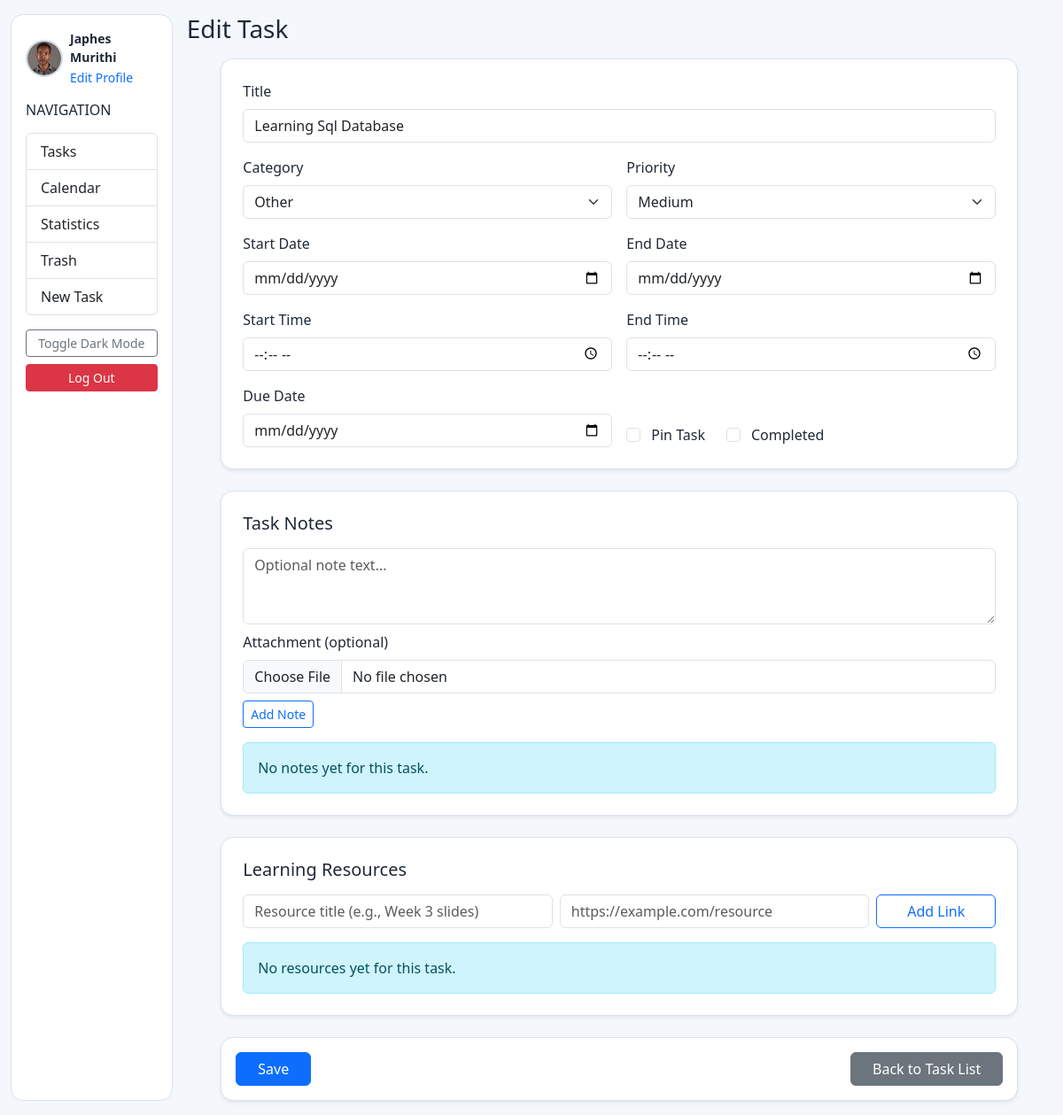
Page /todo/task/update/26/ (signed in) on the earlier database version.
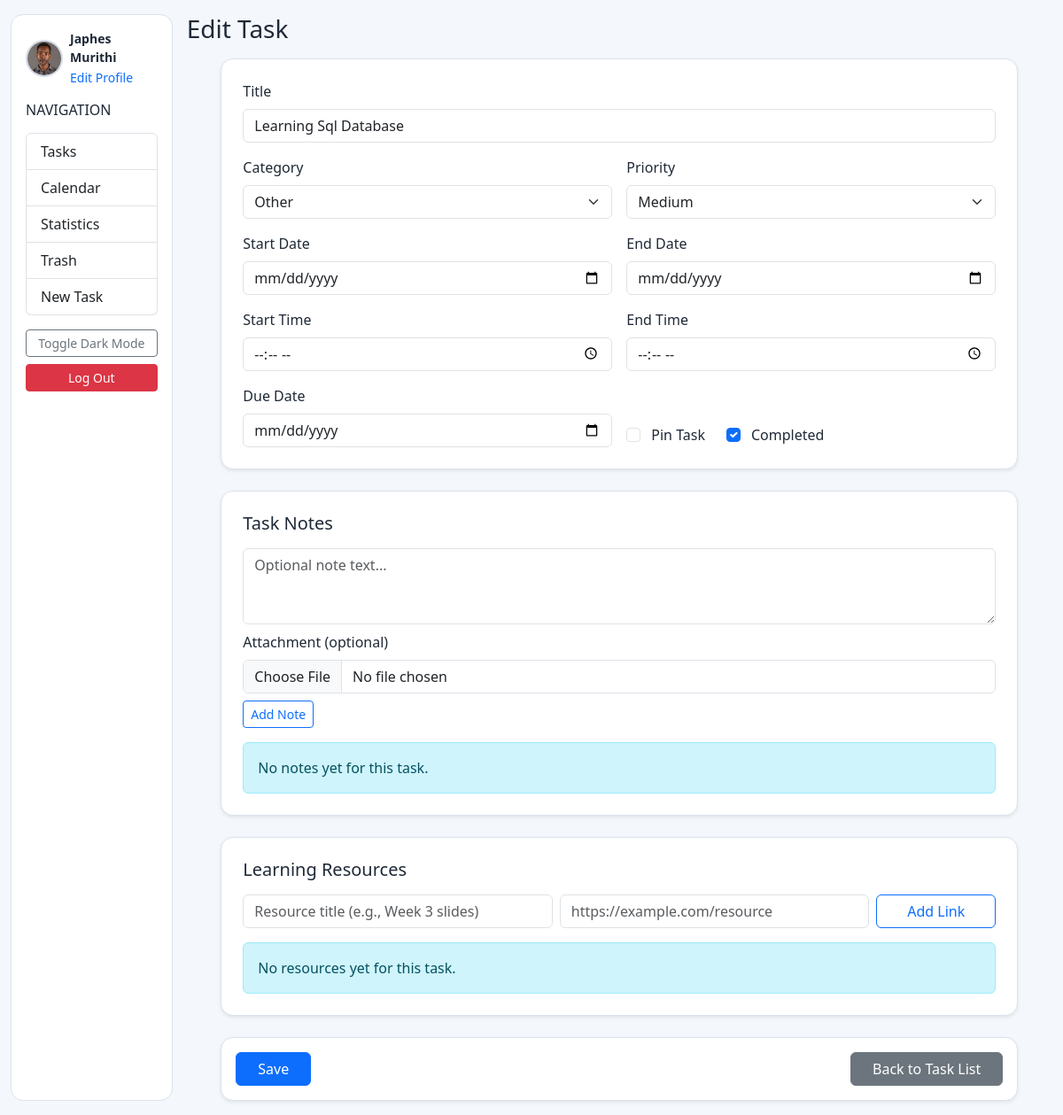
Same page on the later database version.
### todo/models.py (models this page shows, shortened)
class Task(models.Model):
    CATEGORY_PERSONAL = 'personal'
    CATEGORY_WORK = 'work'
    CATEGORY_STUDY = 'study'
    CATEGORY_HEALTH = 'health'
    CATEGORY_OTHER = 'other'
    CATEGORY_CHOICES = [
        (CATEGORY_PERSONAL, 'Personal'),
        (CATEGORY_WORK, 'Work'),
        (CATEGORY_STUDY, 'Study'),
        (CATEGORY_HEALTH, 'Health'),
        (CATEGORY_OTHER, 'Other'),
    ]
    PRIORITY_LOW = 'low'
    PRIORITY_MEDIUM = 'medium'
    PRIORITY_HIGH = 'high'
    PRIORITY_CHOICES = [
        (PRIORITY_LOW, 'Low'),
        (PRIORITY_MEDIUM, 'Medium'),
        (PRIORITY_HIGH, 'High'),
    ]
    owner = models.ForeignKey(
        settings.AUTH_USER_MODEL,
        on_delete=models.CASCADE,
        related_name='tasks',
        null=True,
        blank=True
    )
    title = models.CharField(max_length=100)
    category = models.CharField(max_length=20, choices=CATEGORY_CHOICES, default=CATEGORY_OTHER)
    priority = models.CharField(max_length=20, choices=PRIORITY_CHOICES, default=PRIORITY_MEDIUM)
    start_date = models.DateField(null=True)
    end_date = models.DateField(null=True)
    start_time = models.TimeField(null=True, blank=True)
    end_time = models.TimeField(null=True, blank=True)
    due_date = models.DateField(null=True, blank=True)
    is_pinned = models.BooleanField(default=False)
    is_deleted = models.BooleanField(default=False)
    completed = models.BooleanField(default=False)
    completed_at = models.DateTimeField(null=True, blank=True)

### todo/views.py (the view)
# urls.py: path('task/update/<int:pk>/', views.task_update, name='task_update'),
@login_required
def task_update(request, pk):
    task = get_object_or_404(Task, pk=pk, owner=request.user, is_deleted=False)
    if request.method == "POST":
        form = TaskForm(request.POST, instance=task)
        if form.is_valid():
            form.save()
            return redirect('task_list')
    else:
            form = TaskForm(instance=task)
    note_form = TaskNoteForm()
    resource_form = TaskResourceForm()
    return render(request, 'todo/task_form.html', {
        'form': form,
        'task': task,
        'note_form': note_form,
        'resource_form': resource_form,
        'notes': task.notes.all(),
        'resources': task.resources.all(),
    })

### todo/forms.py (shortened to what this page needs)
class TaskNoteForm(forms.ModelForm):
    MAX_ATTACHMENT_SIZE = 10 * 1024 * 1024  # 10 MB
    ALLOWED_ATTACHMENT_EXTENSIONS = {
        '.pdf', '.doc', '.docx', '.txt', '.md',
        '.jpg', '.jpeg', '.png', '.gif', '.webp',
        '.ppt', '.pptx', '.xls', '.xlsx', '.csv'
    }
    class Meta:
        model = TaskNote
        fields = ['content', 'attachment']
        widgets = {
            'content': forms.Textarea(attrs={
                'class': 'form-control',
                'rows': 3,
                'placeholder': 'Optional note text...',
            }),
            'attachment': forms.ClearableFileInput(attrs={
                'class': 'form-control',
            }),
        }

### todo/templates/todo/task_form.html (shortened to what the changed rows need)
<!DOCTYPE html>
<html lang="en">
<head>
    <link href="https://cdn.jsdelivr.net/npm/bootstrap@5.3.3/dist/css/bootstrap.min.css" rel="stylesheet">
</head>
<body>
    <div class="container-fluid py-3">
        <div class="row g-3">
            <aside class="col-12 col-lg-3 col-xl-2">
                {% include 'todo/_sidebar.html' %}
            </aside>
            <main class="col-12 col-lg-9 col-xl-10">
        <div class="d-flex justify-content-between align-items-center mb-3">
            <h1 class="h3 mb-0">{% if form.instance.pk %}Edit Task{% else %}Add Task{% endif %}</h1>
        </div>
        <div class="panel shadow-sm mx-auto p-3 p-md-4" style="max-width: 900px;">
                <form id="task-main-form" method="post" class="row g-3">
                    <div class="col-12">
                        <label class="form-label">Title</label>
                        {{ form.title }}
                    </div>
                    <div class="col-12 col-md-6">
                        <label class="form-label">Category</label>
                        {{ form.category }}
                    </div>
                    <div class="col-12 col-md-6">
                        <label class="form-label">Priority</label>
                        {{ form.priority }}
                    </div>
                    <div class="col-12 col-md-6">
                        <label class="form-label">Start Date</label>
                        {{ form.start_date }}
                    </div>
                    <div class="col-12 col-md-6">
                        <label class="form-label">End Date</label>
                        {{ form.end_date }}
                    </div>
                    <div class="col-12 col-md-6">
                        <label class="form-label">Start Time</label>
                        {{ form.start_time }}
                    </div>
                    <div class="col-12 col-md-6">
                        <label class="form-label">End Time</label>
                        {{ form.end_time }}
                    </div>
                    <div class="col-12 col-md-6">
                        <label class="form-label">Due Date</label>
                        {{ form.due_date }}
                    </div>
                    <div class="col-12 col-md-6 d-flex align-items-end">
                        <div class="form-check me-4">
                            {{ form.is_pinned }}
                            <label class="form-check-label ms-1">Pin Task</label>
                        </div>
                        <div class="form-check">
                            {{ form.completed }}
                            <label class="form-check-label ms-1">Completed</label>
                        </div>
                    </div>
                </form>
        </div>
        <div class="panel shadow-sm mx-auto p-3 p-md-4 mt-4" style="max-width: 900px;">
            <h2 class="h5 mb-3">Task Notes</h2>
        </div>
        <div class="panel shadow-sm mx-auto p-3 p-md-4 mt-4" style="max-width: 900px;">
            <h2 class="h5 mb-3">Learning Resources</h2>
        </div>
            </main>
        </div>
    </div>
</body>
</html>

Differences in the rows shown:
changed Task "Learning Sql Database": completed "☐" → "☑"
